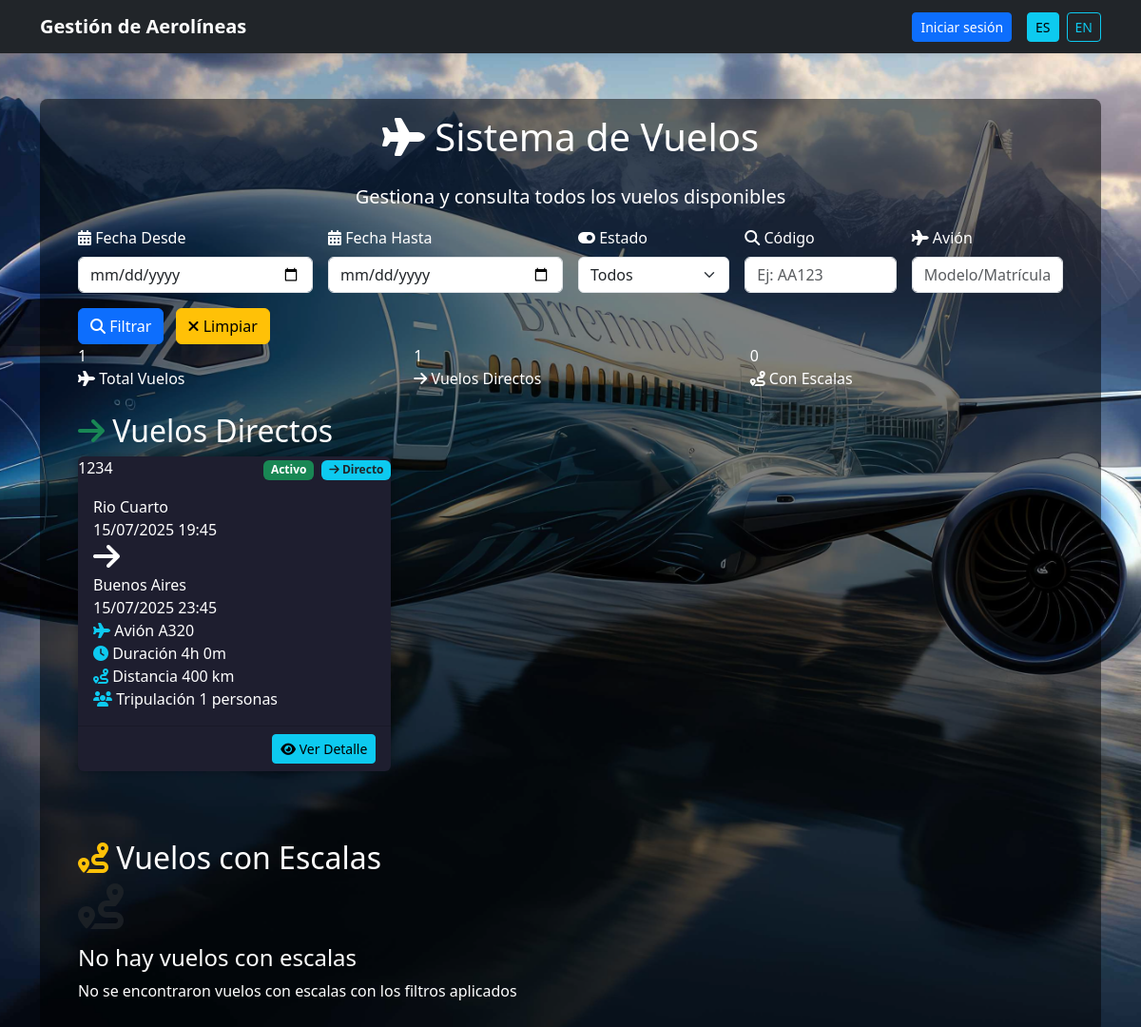
Page /es/vuelo_list on the earlier database version.
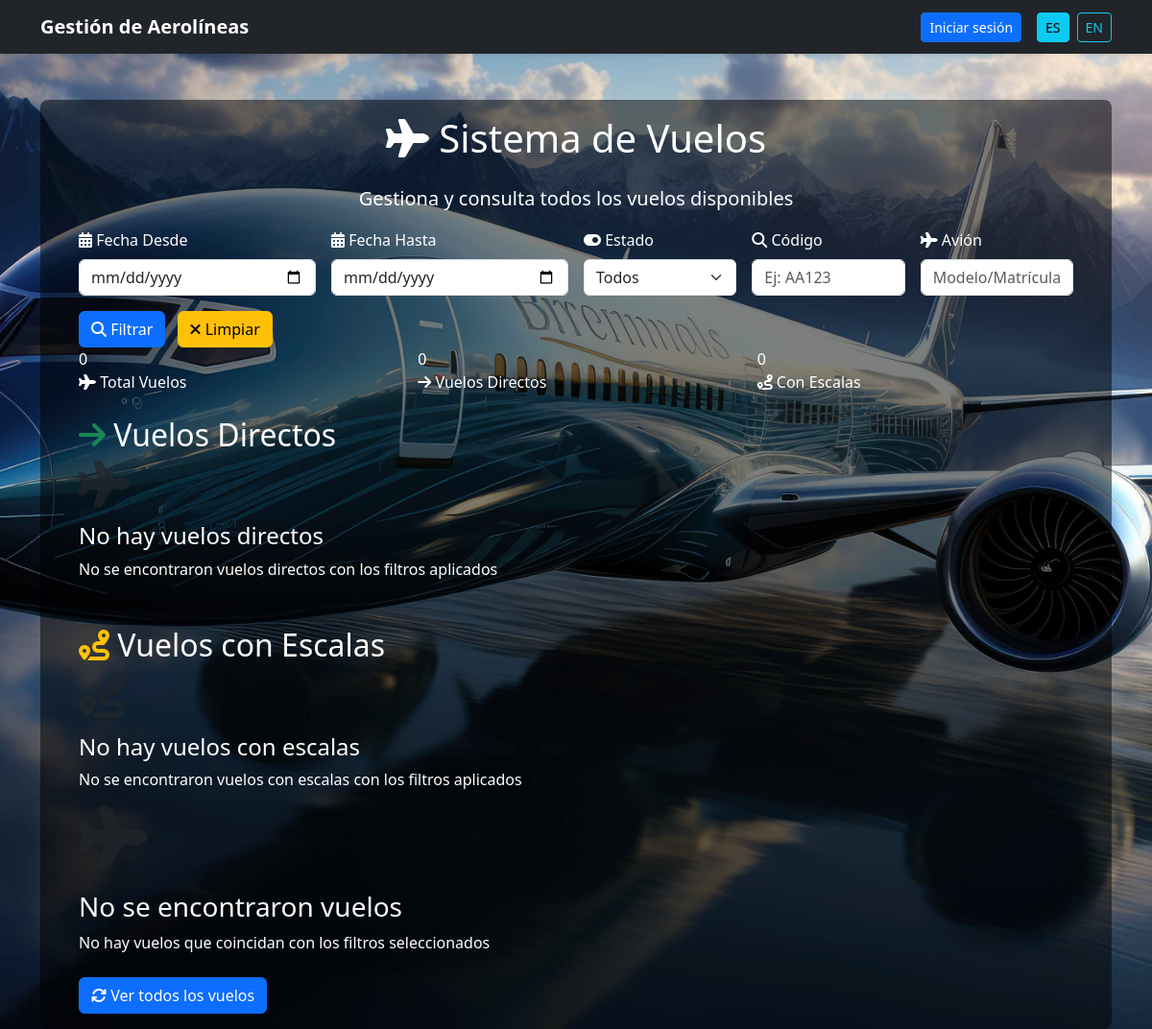
Same page on the later database version.
### vuelos/models.py (models this page shows, shortened)
class Vuelo(models.Model):
    codigo_vuelo = models.CharField(max_length=20, unique=True)
    origen_principal = models.ForeignKey(Localidad, related_name='vuelos_origen', on_delete=models.CASCADE, null=True, blank=True)
    destino_principal = models.ForeignKey(Localidad, related_name='vuelos_destino', on_delete=models.CASCADE, null=True, blank=True)
    fecha_salida_estimada = models.DateTimeField()
    fecha_llegada_estimada = models.DateTimeField()
    km_totales = models.PositiveIntegerField(null=True, blank=True)
    avion_asignado = models.ForeignKey(Avion, on_delete=models.SET_NULL, null=True, blank=True)
    tiene_escalas = models.BooleanField(default=False, verbose_name=_("Tiene Escalas"))  # NUEVO CAMPO
    activo = models.BooleanField(default=True)
    cargado_por = models.ForeignKey(User, on_delete=models.SET_NULL, null=True)
    fecha_carga = models.DateTimeField(auto_now_add=True)
    class Meta:
        verbose_name = _("Vuelo")
        verbose_name_plural = _("Vuelos")
        ordering = ['fecha_salida_estimada']
    @property
    def duracion_total(self):
        return self.fecha_llegada_estimada - self.fecha_salida_estimada

### core/models.py (models this page shows, shortened)
class Localidad(models.Model):
    provincia = models.ForeignKey(Provincia, on_delete=models.CASCADE, related_name='localidades', null=True, verbose_name=_("Provincia"))
    nombre = models.CharField(max_length=100, verbose_name=_("Nombre"))
    activo = models.BooleanField(default=True, verbose_name=_("Activo"))
    class Meta:
        ordering = ['nombre']
        verbose_name = _("Localidad")
        verbose_name_plural = _("Localidades")
        constraints = [
            models.UniqueConstraint(fields=['provincia', 'nombre'], name='unique_localidad_por_provincia')
        ]

### aviones/models.py (models this page shows, shortened)
class Avion(models.Model):
    num_avion = models.CharField(max_length=20, unique=True, verbose_name=_("Número de Avión"))
    modelo = models.CharField(max_length=50, verbose_name=_("Modelo"))
    filas = models.PositiveIntegerField(verbose_name=_("Filas"))
    columnas = models.PositiveIntegerField(verbose_name=_("Columnas"))
    estado = models.CharField(max_length=50, verbose_name=_("Estado"),
                             help_text=_("Ej: operativo, mantenimiento"))
    km_recorridos = models.PositiveIntegerField(default=0, verbose_name=_("Kilómetros Recorridos"))
    activo = models.BooleanField(default=True, verbose_name=_("Activo"))
    class Meta:
        verbose_name = _("Avión")
        verbose_name_plural = _("Aviones")
        ordering = ['num_avion']

### vuelos/views.py (the view, shortened to what this page needs)
# urls.py: path('vuelo_list', views.VueloListView.as_view(), name='vuelo_list'),
class VueloListView(TemplateView):
    template_name = 'vuelos/vuelo_list.html'
    def get_context_data(self, **kwargs):
        context = super().get_context_data(**kwargs)
        form = VueloFiltroFechaForm(self.request.GET or None)
        form_is_valid = form.is_valid()  # Forzamos la validación
        vuelos_queryset = Vuelo.objects.select_related(
            'origen_principal',
            'destino_principal',
            'avion_asignado',
            'cargado_por'
        ).prefetch_related(
            Prefetch(
                'escalas_vuelo',
                queryset=EscalaVuelo.objects.filter(activo=True)
                    .select_related('escala__origen', 'escala__destino', 'avion')
                    .order_by('orden')
            ),
            Prefetch(
                'tripulacion',
                queryset=TripulacionVuelo.objects.filter(activo=True).select_related('persona')
            )
        )
        vuelos_queryset = self._apply_filters(vuelos_queryset, form if form_is_valid else None)
        vuelos_sin_escalas = []
        vuelos_con_escalas = []
        for vuelo in vuelos_queryset:
            vuelo.duracion_calculada = self._calcular_duracion_resumida(vuelo)
            vuelo.total_tripulacion = self._contar_tripulacion_total(vuelo)
            if vuelo.tiene_escalas and vuelo.escalas_vuelo.exists():
                vuelo.escalas_resumen = self._generar_resumen_escalas(vuelo)
                vuelos_con_escalas.append(vuelo)
            else:
                vuelos_sin_escalas.append(vuelo)
        context.update({
            'vuelos_sin_escalas': vuelos_sin_escalas,
            'vuelos_con_escalas': vuelos_con_escalas,
            'total_vuelos': len(vuelos_sin_escalas) + len(vuelos_con_escalas),
            'form_filtro': form,
        })
        return context
    def _apply_filters(self, queryset, form):
        if not form:
            return queryset.filter(activo=True).order_by('fecha_salida_estimada')
    def _calcular_duracion_resumida(self, vuelo):
        if not vuelo.duracion_total:
            return "N/A"
        total_seconds = int(vuelo.duracion_total.total_seconds())
        days = vuelo.duracion_total.days
        hours = (total_seconds // 3600) % 24
        minutes = (total_seconds // 60) % 60
        if days > 0:
            return f"{days}d {hours}h {minutes}m"
        elif hours > 0:
            return f"{hours}h {minutes}m"
        else:
            return f"{minutes}m"
    def _contar_tripulacion_total(self, vuelo):
        if vuelo.tiene_escalas:
            tripulacion_ids = set()
            for escala in vuelo.escalas_vuelo.all():
                for tripulante in escala.tripulacion_escala.filter(activo=True):
                    tripulacion_ids.add(tripulante.persona_id)
            return len(tripulacion_ids)
        return vuelo.tripulacion.filter(activo=True).count()

### vuelos/forms.py
class VueloFiltroForm(forms.Form):
    fecha_inicio = forms.DateField(
        required=False,
        widget=forms.DateInput(attrs={'type': 'date', 'class': 'form-control'}),
        label=_('Fecha Desde')
    )
    fecha_fin = forms.DateField(
        required=False,
        widget=forms.DateInput(attrs={'type': 'date', 'class': 'form-control'}),
        label=_('Fecha Hasta')
    )
    activo = forms.ChoiceField(
        required=False,
        choices=[
            ('', _('Todos')),
            ('1', _('Activos')),
            ('0', _('Inactivos'))
        ],
        widget=forms.Select(attrs={'class': 'form-select'}),
        label=_('Estado')
    )
    codigo_vuelo = forms.CharField(
        required=False,
        widget=forms.TextInput(attrs={'class': 'form-control', 'placeholder': _('Ej: AA123')}),
        label=_('Código de Vuelo')
    )
    avion = forms.CharField(
        required=False,
        widget=forms.TextInput(attrs={'class': 'form-control', 'placeholder': _('Modelo o Matrícula')}),
        label=_('Avión')
    )

### vuelos/templates/vuelos/vuelo_list.html (shortened to what the changed rows need)
{% extends 'base.html' %}
{% load static %}
{% load i18n %}
{% block content %}
<div class="fondo-transparente">
<div class="container-fluid">
    <div class="search-section">
        <div class="container">
            <div class="row">
                <div class="col-12">
                    <h1 class="text-center mb-4">
                        <i class="fas fa-plane"></i> {% trans "Sistema de Vuelos" %}
                    </h1>
                </div>
            </div>
        </div>
    </div>
    <div class="container mb-4">
        <div class="row">
            <div class="col-md-4">
                <div class="stats-card">
                    <div class="stats-number">{{ total_vuelos }}</div>
                    <div class="stats-label">
                        <i class="fas fa-plane"></i> {% trans "Total Vuelos" %}
                    </div>
                </div>
            </div>
            <div class="col-md-4">
                <div class="stats-card">
                    <div class="stats-number">{{ vuelos_sin_escalas|length }}</div>
                    <div class="stats-label">
                        <i class="fas fa-arrow-right"></i> {% trans "Vuelos Directos" %}
                    </div>
                </div>
            </div>
        </div>
    </div>
    <div class="container">
        <h2 class="section-title">
            <i class="fas fa-arrow-right text-success"></i> {% trans "Vuelos Directos" %}
        </h2>
        {% if vuelos_sin_escalas %}
            <div class="row">
                {% for vuelo in vuelos_sin_escalas %}
                    <div class="col-lg-6 col-xl-4 mb-4">
                        <div class="card flight-card h-100" style="background-color: #1e1e2f; color: white;">
                            <div class="flight-header">
                                <div class="d-flex justify-content-between align-items-center">
                                    <div class="flight-code">{{ vuelo.codigo_vuelo }}</div>
                                    <div>
                                        {% if vuelo.activo %}
                                            <span class="badge bg-success">{% trans "Activo" %}</span>
                                        {% else %}
                                            <span class="badge bg-secondary">{% trans "Inactivo" %}</span>
                                        {% endif %}
                                        <span class="badge bg-info text-dark ms-1">
                                            <i class="fas fa-arrow-right"></i> {% trans "Directo" %}
                                        </span>
                                    </div>
                                </div>
                            </div>
                            <div class="card-body">
                                <div class="flight-route">
                                    <div class="flight-location">
                                        <div class="flight-city">{{ vuelo.origen_principal.nombre }}</div>
                                        <div class="flight-datetime">{{ vuelo.fecha_salida_estimada|date:"d/m/Y H:i" }}</div>
                                    </div>
                                    <div class="flight-arrow">
                                        <i class="fas fa-arrow-right fa-2x"></i>
                                    </div>
                                    <div class="flight-location">
                                        <div class="flight-city">{{ vuelo.destino_principal.nombre }}</div>
                                        <div class="flight-datetime">{{ vuelo.fecha_llegada_estimada|date:"d/m/Y H:i" }}</div>
                                    </div>
                                </div>
                                <div class="flight-info">
                                    <div class="info-item">
                                        <span class="info-label">
                                            <i class="fas fa-plane"></i> {% trans "Avión" %}
                                        </span>
                                        <span class="info-value">
                                            {% if vuelo.avion_asignado %}
                                                {{ vuelo.avion_asignado.modelo }}
                                            {% else %}
                                                <span class="text-muted">{% trans "Sin asignar" %}</span>
                                            {% endif %}
                                        </span>
                                    </div>
                                    <div class="info-item">
                                        <span class="info-label">
                                            <i class="fas fa-clock"></i> {% trans "Duración" %}
                                        </span>
                                        <span class="info-value">{{ vuelo.duracion_calculada }}</span>
                                    </div>
                                    <div class="info-item">
                                        <span class="info-label">
                                            <i class="fas fa-route"></i> {% trans "Distancia" %}
                                        </span>
                                        <span class="info-value">{{ vuelo.km_totales|default:"N/A" }} km</span>
                                    </div>
                                    <div class="info-item">
                                        <span class="info-label">
                                            <i class="fas fa-users"></i> {% trans "Tripulación" %}
                                        </span>
                                        <span class="info-value">{{ vuelo.total_tripulacion }} {% trans "personas" %}</span>
                                    </div>
                                </div>
                            </div>
                            <div class="card-footer bg-transparent">
                                <div class="btn-group-custom text-end">
                                    <a href="{% url 'vuelo_detail' vuelo.codigo_vuelo %}" class="btn btn-info btn-sm">
                                        <i class="fas fa-eye"></i> {% trans "Ver Detalle" %}
                                    </a>
                                </div>
                            </div>
                        </div>
                    </div>
                {% endfor %}
            </div>
        {% else %}
            <div class="empty-state">
                <i class="fas fa-plane fa-3x text-muted mb-3"></i>
                <h4 class="text-white">{% trans "No hay vuelos directos" %}</h4>
                <p class="text-white">{% trans "No se encontraron vuelos directos con los filtros aplicados" %}</p>
            </div>
        {% endif %}
    </div>
    <div class="container mt-5">
        <h2 class="section-title">
            <i class="fas fa-route text-warning"></i> {% trans "Vuelos con Escalas" %}
        </h2>
    </div>
    {% if not vuelos_sin_escalas and not vuelos_con_escalas %}
        <div class="container">
            <div class="empty-state">
                <i class="fas fa-plane fa-4x text-muted mb-4"></i>
                <h3 class="text-white">{% trans "No se encontraron vuelos" %}</h3>
                <p class="text-white">{% trans "No hay vuelos que coincidan con los filtros seleccionados" %}</p>
                <div class="mt-4">
                    <a href="{% url 'vuelo_list' %}" class="btn btn-primary me-2">
                        <i class="fas fa-refresh"></i> {% trans "Ver todos los vuelos" %}
                    </a>
                </div>
            </div>
        </div>
    {% endif %}
</div>
</div>
{% endblock %}

Differences in the rows shown:
removed Vuelo: codigo_vuelo "1234", origen_principal.nombre "Rio Cuarto", fecha_salida_estimada "15/07/2025 19:45", destino_principal.nombre "Buenos Aires", fecha_llegada_estimada "15/07/2025 23:45", avion_asignado.modelo "A320", duracion_calculada "4h 0m", km_totales "400", total_tripulacion "1"
Other differences:
{{ total_vuelos }}: "1" → "0"
{{ vuelos_sin_escalas|length }}: "1" → "0"
text now shown: "No hay vuelos directos No se encontraron vuelos directos con los filtros aplicados No se encontraron vuelos No hay vuelos que coincidan con los filtros seleccionados Ver todos los vuelos"
